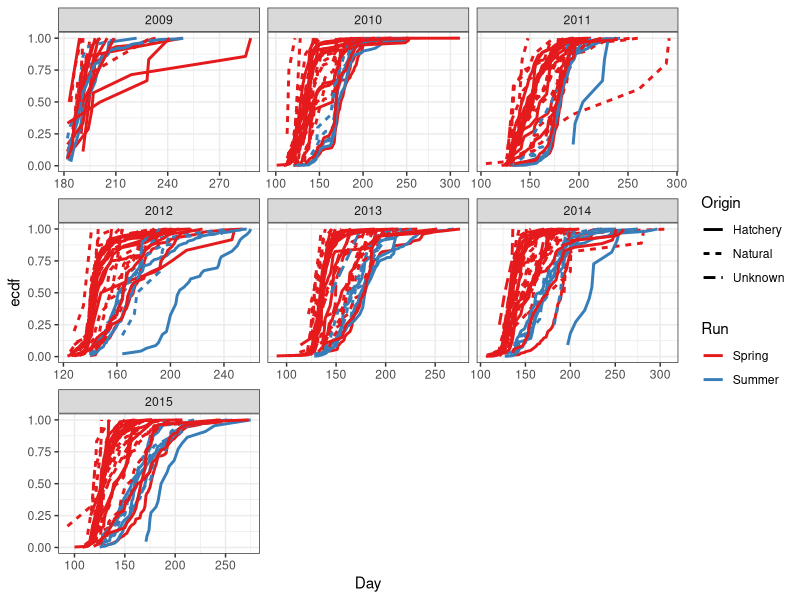
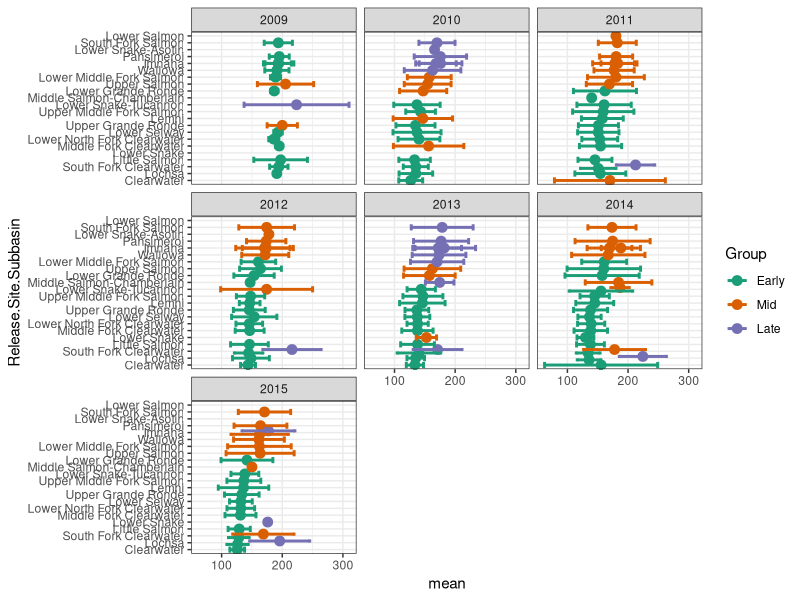

The R script that drew these images, in order:
#------------------------------------------------------------------------------
# Estimate passage timing parameters for spring and summer Chinook runs.
# Run-timing parameters are then used to draw simulated population
# parameters from normal distributions.
#------------------------------------------------------------------------------
# Ryan N. Kinzer
# Created: 7/8/2016
# Modified: 9/19/2016
#------------------------------------------------------------------------------
library(readxl)
library(dplyr)
library(tidyr)
library(lubridate)
library(ggplot2)


#------------------------------------------------------------------------------
# Estimate run-timing for different stocks across LGR
#------------------------------------------------------------------------------
# Load Data - data was obtained from Rick Orme; includes all LGD
# pit detections from 2010-2015

dat <- read_excel("./Data/LGR chinook obs 2010-15.xlsx")
metadata <- read.csv("./Data/All MRR Sites Table.csv")

dat_names <- c("SbyC.fish","Tag.Code","unique.tag.year","Species","SRR.Code","Obs.Time.Value","Obs.Date",
               "Obs.Year","Spawn","Site.Name","Antenna.ID","Antenna.Location","Release.Date","Release.Site.Name",
               "Release.Site.Basin","Release.Site.Basin.Code","Release.Site.Subbasin.Code","Release.Site.Subbasin",
               "Release.Location","Release.Site.Code","Obs.Count")

names(dat) <- dat_names

metadata <- metadata %>%
              rename(Release.Site.Name = MRR.Site.Name)

# Create Week and Day (julian) fields from First.Obs.Date
#dat$Day = as.POSIXlt(dat$First.Obs.Date, format = "%m/%d/%Y")$yday
#datWeek = strftime(as.POSIXlt(dat$First.Obs.Date, format = "%m/%d/%Y"),format="%W")

#SRR <- c("Wild Spring Chinook", "Hat. Spring Chinook",
 #        "Wild Summer Chinook", "Hat. Summer Chinook",
  #       "Wild Fall Chinook",  "Hat. Fall Chinook",
   #      "Wild Summer Steelhead", "Hat. Summer Steelhead")

Basins <- c("Clearwater","Salmon","Lower Snake")

# Organize data
srr_df   <- left_join(dat,metadata) %>%
            filter(MRR.Site.Basin.Name %in% Basins & 
                   !is.null(Release.Site.Name)) %>%
            mutate(Origin = ifelse(grepl("H",SRR.Code),"Hatchery",
                                   ifelse(grepl("W",SRR.Code),"Natural","Unknown")),
                   Run = ifelse(grepl("11",SRR.Code),"Spring","Summer"),
                   Release.group = paste(Release.Site.Subbasin,Run,Origin,Obs.Year,sep="-"),
                   Day = yday(Obs.Date),
                   Week = week(Obs.Date),
                   Date = paste(month(Obs.Date),mday(Obs.Date),sep="-"))

sp_sum_p <- srr_df %>%
              filter(!is.na(Species)) %>%
              group_by(Release.Site.Subbasin,Species,Run,Origin,Release.group,Obs.Year,Day) %>% # summarize by week
              summarise(n = n()) %>% # add up all observations at ISO
              mutate(cumsum_n = cumsum(n), # cumulative sum for ecdf
                     n_sample = sum(n), # yearly total
                     Notseen = n_sample - n, # create non seen for logit reg.
                     p = n/n_sample, 
                     ecdf = cumsum_n/n_sample)# %>%
              #filter(n_sample >= 5)

fig1 <- ggplot(data=sp_sum_p) +
        geom_line(aes(x=Day,y=ecdf,group=Release.group,colour= Run,linetype=Origin), size = 1)+
        scale_colour_brewer(palette = "Set1")+
        facet_wrap(~Obs.Year, scale="free_x")+
        theme_bw()
fig1

# Calculate means based on subbasin and run (exclude origin and different release codes)

srr_sub_mean <-  srr_df %>%
  filter(!is.na(Species)) %>%
  group_by(Release.Site.Subbasin,Species,Run,Obs.Year) %>% # summarize by week Species,Run,Origin,Release.code
  summarise(n_sample = n(),
            mean = mean(Day),
            stddev = sd(Day),
            lower = mean - 1.96*stddev,
            upper = mean + 1.96*stddev) %>%
  ungroup() %>%
  group_by(Obs.Year) %>%
  mutate(Group = factor(cut(mean,3,labels=FALSE),labels = c("Early","Mid","Late"))) %>%
  arrange(mean)

srr_sub_mean$Release.Site.Subbasin = factor(srr_sub_mean$Release.Site.Subbasin,
                                             levels=unique(srr_sub_mean$Release.Site.Subbasin))

fig2 <- ggplot(data=srr_sub_mean) +
  geom_point(aes(x = Release.Site.Subbasin, y = mean, colour=Group),size = 3, position = position_dodge(width=1))+
  geom_errorbar(aes(x = Release.Site.Subbasin, ymin = lower, ymax = upper, colour = Group),size=1, position = position_dodge(width=1)) +
  scale_colour_brewer(palette = "Dark2")+
  coord_flip() +
  facet_wrap(~Obs.Year) +
  theme_bw()
fig2

# Calculate the average julian day of passage means for each population of spring and summer run chinook

run_group <- srr_sub_mean %>%  # used to set hyper-parameters
        group_by(Group) %>%
        summarise(n = n(),
                  mu = mean(mean),
                  mu_sd = sd(mean),
                  sd_mu = mean(stddev,na.rm=TRUE),
                  sd_sd = sd(stddev,na.rm=TRUE)) %>%
            arrange(mu)

run_black <- srr_sub_mean %>%  # used to set hyper-parameters
  group_by(Species) %>%
  summarise(n = n(),
            mu = mean(mean),
            mu_sd = sd(mean),
            sd_mu = mean(stddev,na.rm=TRUE),
            sd_sd = sd(stddev,na.rm=TRUE)) %>%
  arrange(mu)
